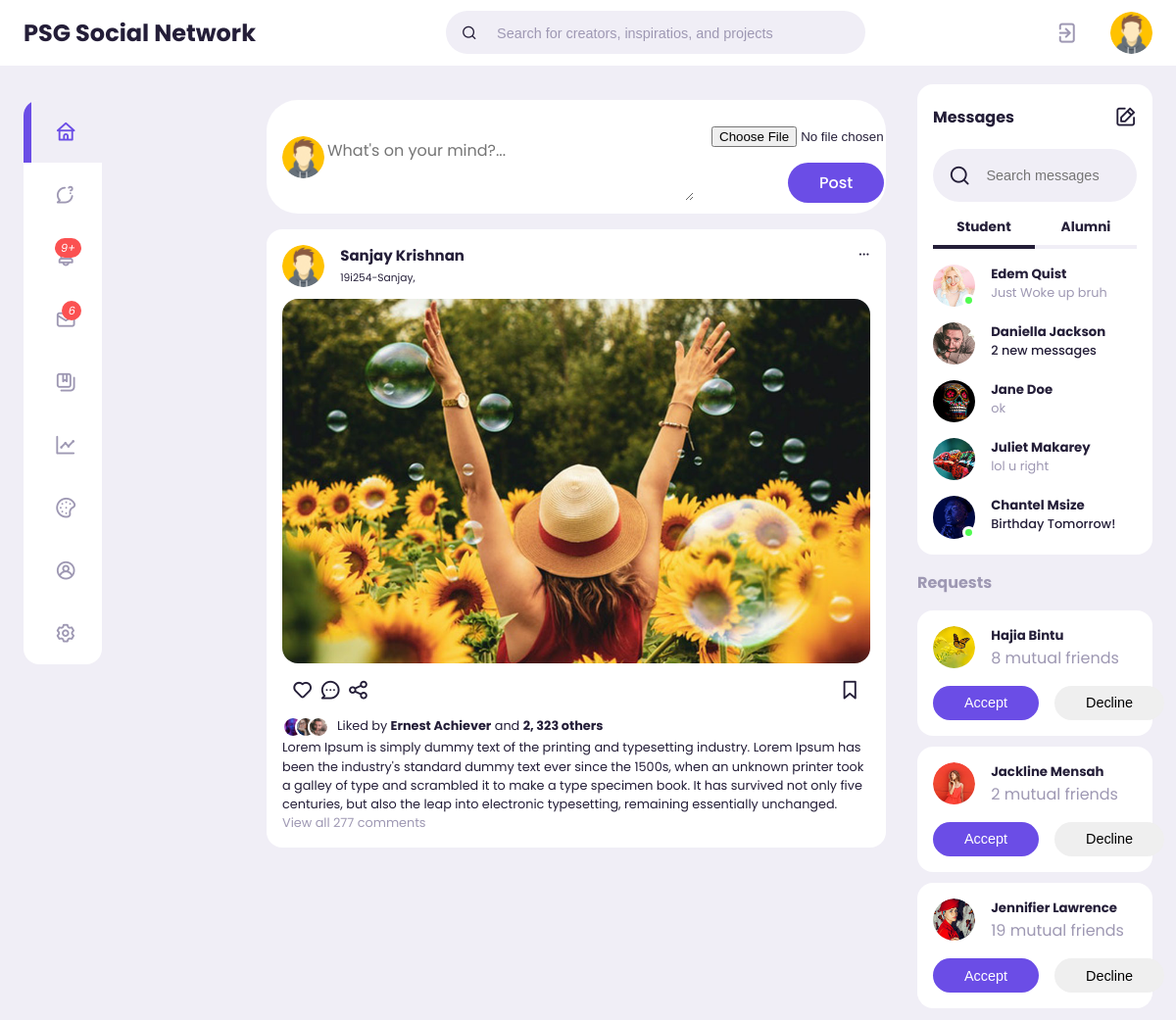
Screenshot of /feeds/ (signed in) with the database file from the repository.
### user/models.py (models this page shows)
class User(AbstractUser):
    GENDER_CHOICES= [
    ('male', 'Male'),
    ('female', 'Female'),
    ('other', 'Other'),
    ]
    username = models.CharField(max_length=200, unique=True)
    profile_pic = models.ImageField(upload_to="profile-pics", blank=True, null=True, default='profile-pics/default-img.png')
    profile_cover = models.ImageField(upload_to="profile-cover", blank=True, null=True, default='profile-cover/default-profile-cover.jpg')
    type = models.CharField(max_length=200, blank=True)
    email = models.EmailField(unique=True)
    gender = models.CharField(max_length=6, choices=GENDER_CHOICES, default='male', null=True)
    dob = models.DateField(null=True)
    USERNAME_FIELD = 'email'
    REQUIRED_FIELDS = []

### feeds/models.py (models this page shows)
class Feed(models.Model):
    author= models.ForeignKey(User, on_delete=models.CASCADE)
    caption = models.TextField()
    image = models.ImageField(upload_to='posts', blank=True, null=True)
    created = models.DateTimeField(auto_now_add=True)
    likes = models.IntegerField(default=0)
    comments = models.IntegerField(default=0)
    shares = models.IntegerField(default=0)

### feeds/views.py (the view, shortened to what this page needs)
# urls.py: path('', views.feed_list, name="index"),
def feed_list(request):
    form = FeedForm()
    feeds = Feed.objects.all().order_by('-created')
    context=  {'form': form, 'feeds': feeds}
    return render(request, 'feeds/feed_list.html', context)

### feeds/forms.py (shortened to what this page needs)
class FeedForm(forms.ModelForm):
    def __init__(self, *args, **kwargs):
        super().__init__(*args, **kwargs)
        self.fields['image'].widget.attrs.update({'id': 'post-img'})
    class Meta:
        model = Feed
        fields = ( 'caption', 'image',)
        widgets = {
            'caption': forms.TextInput(attrs={'id':'post-caption', 'placeholder':'What\'s on your mind, Diana?'}),
        }

### feeds/templates/feeds/feed_list.html (shortened to what this page needs)
{% extends 'base.html' %}
{% load static %}
{% load humanize %}
{% block content %}
{% include 'top-nav.html' %}
<main class="feeds">
    <div class="container">
        {% include 'side-nav.html'%}
        <section class="middle">
            <form method="POST" enctype="multipart/form-data">
                <div class="create-post">
                    <div class="profile-picture">
                        <img src="{{user.profile_pic.url}}" alt="Profile Image">
                    </div>
                    <div>
                        <textarea placeholder="What's on your mind?..." name="caption" cols="30" rows="10"></textarea>
                    </div>
                    <div>
                        {{form.image}}
                        <input type="submit" value="Post" class="btn btn-primary post-create-btn">
                    </div>
                </div>
            </form>
            <div class="feeds">
                {% for feed in feeds %}
                <div class="feed">
                    <div class="head">
                        <div class="user">
                            <div class="profile-picture">
                                <img src="{{feed.author.profile_pic.url}}" alt="Profile Image">
                            </div>
                            <div class="ingo">
                                <h3>{{feed.author.first_name}} {{feed.author.last_name}}</h3>
                                <small>{{feed.author.username}}, {{ feed.pub_date|naturaltime}}</small>
                            </div>
                        </div>
                        <span class="edit">
                            <i class="uil uil-ellipsis-h"></i>
                        </span>
                    </div>
                    <div class="photo">
                        <img src="{{ feed.image.url }}" alt="Post">
                    </div>
                    <div class="action-buttons">
                        <div class="interaction-button">
                            <span><i class="uil uil-heart"></i> {{ post.likes }}</span>
                            <span><i class="uil uil-comment-dots"></i></span>
                            <span><i class="uil uil-share-alt"></i></span>
                        </div>
                        <div class="bookmark">
                            <span><i class="uil uil-bookmark-full"></i></span>
                        </div>
                    </div>
                    <div class="liked-by">
                        <span><img src="{% static 'images/feeds/profile-10.jpg' %}"></span>
                        <span><img src="{% static 'images/feeds/profile-4.jpg' %}"></span>
                        <span><img src="{% static 'images/feeds/profile-15.jpg' %}"></span>
                        <p>Liked by <b>Ernest Achiever</b> and <b>2, 323 others</b></p>
                    </div>
                    <div class="caption">
                        <p>{{feed.caption}}</p>
                    </div>
                    <div class="comments text-muted">View all 277 comments</div>
                </div>
                {% empty %}
            <li>No blogs have been posted yet</li>
        {% endfor %}
        </section>
        <section class="right">
            <div class="messages">
                <div class="heading">
                    <h4>Messages</h4><i class="uil uil-edit"></i>
                </div>
                <div class="search-bar">
                    <i class="uil uil-search"></i>
                    <input type="search" placeholder="Search messages" id="message-search">
                </div>
                <div class="category">
                    <h6 class="active">Student</h6>
                    <h6 class="message-requests">Alumni</h6>
                </div>
                <div class="message">
                    <div class="profile-picture">
                        <img src="{% static 'images/feeds/profile-17.jpg' %}">
                        <div class="active"></div>
                    </div>
                    <div class="message-body">
                        <h5>Edem Quist</h5>
                        <p class="text-muted">Just Woke up bruh</p>
                    </div>
                </div>
                <div class="message">
                    <div class="profile-picture">
                        <img src="{% static 'images/feeds/profile-15.jpg' %}">
                    </div>
                    <div class="message-body">
                        <h5>Daniella Jackson</h5>
                        <p class="text-bold">2 new messages</p>
                    </div>
                </div>
                <div class="message">
                    <div class="profile-picture">
                        <img src="{% static 'images/feeds/profile-9.jpg' %}">
                    </div>
                    <div class="message-body">
                        <h5>Jane Doe</h5>
                        <p class="text-muted">ok</p>
                    </div>
                </div>
                <div class="message">
                    <div class="profile-picture">
                        <img src="{% static 'images/feeds/profile-19.jpg' %}">
                    </div>
                    <div class="message-body">
                        <h5>Juliet Makarey</h5>
                        <p class="text-muted">lol u right</p>
                    </div>
                </div>
                <div class="message">
                    <div class="profile-picture">
                        <img src="{% static 'images/feeds/profile-7.jpg' %}">
                        <div class="active"></div>
                    </div>
                    <div class="message-body">
                        <h5>Chantel Msize</h5>
                        <p class="text-bold">Birthday Tomorrow!</p>
                    </div>
                </div>
            </div>
            <div class="friend-requests">
                <h4>Requests</h4>
                <div class="request">
                    <div class="info">
                        <div class="profile-picture">
                            <img src="{% static 'images/feeds/profile-14.jpg' %}">
                        </div>
                        <div>
                            <h5>Hajia Bintu</h5>
                            <p class="text-muted">
                                8 mutual friends
                            </p>
                        </div>
                    </div>
                    <div class="action">
                        <button class="btn btn-primary">
                            Accept
                        </button>
                        <button class="btn">
                            Decline
                        </button>
                    </div>
                </div>
                <div class="request">
                    <div class="info">
                        <div class="profile-picture">
                            <img src="{% static 'images/feeds/profile-5.jpg' %}">
                        </div>
                        <div>
                            <h5>Jackline Mensah</h5>
                            <p class="text-muted">
                                2 mutual friends
                            </p>
                        </div>
                    </div>
                    <div class="action">
                        <button class="btn btn-primary">
                            Accept
                        </button>
                        <button class="btn">
                            Decline
                        </button>
                    </div>
                </div>
                <div class="request">
                    <div class="info">
                        <div class="profile-picture">
                            <img src="{% static 'images/feeds/profile-16.jpg' %}">
                        </div>
                        <div>
                            <h5>Jennifier Lawrence</h5>
                            <p class="text-muted">
                                19 mutual friends
                            </p>
                        </div>
                    </div>
                    <div class="action">
                        <button class="btn btn-primary">
                            Accept
                        </button>
                        <button class="btn">
                            Decline
                        </button>
                    </div>
                </div>
            </div>
        </section>
    </div>
</main>
{% endblock content %}

### templates/top-nav.html
{% load static %}
<nav>
    <div class="container">
        <h2 class="log">
            PSG Social Network
        </h2>
        <div class="search-bar">
            <i class="uil uil-search"></i>
            <input type="search" placeholder="Search for creators, inspiratios, and projects">
        </div>
        <div class="create">
            <a href="{% url 'user:logout'%}"><i class="uil uil-signout icon-font-size"></i></a>
            <div class="profile-picture">
                <img src="{{user.profile_pic.url}}" alt="Profile imgage">
            </div>
        </div>
    </div>
</nav>

### rows the page displays
User: profile_pic (placeholder picture)
Feed: author.profile_pic (placeholder picture), author.first_name "Sanjay", author.last_name "Krishnan", author.username "19i254-Sanjay", image (picture), caption "Lorem Ipsum is simply dummy text of the printing and typesetting industry. Lorem Ipsum has been the industry's standard dummy text ever since the 1500s, when an unknown printer took a galley of type and scrambled it to make a type specimen book. It has survived not only five centuries, but also the leap into electronic typesetting, remaining essentially unchanged."
